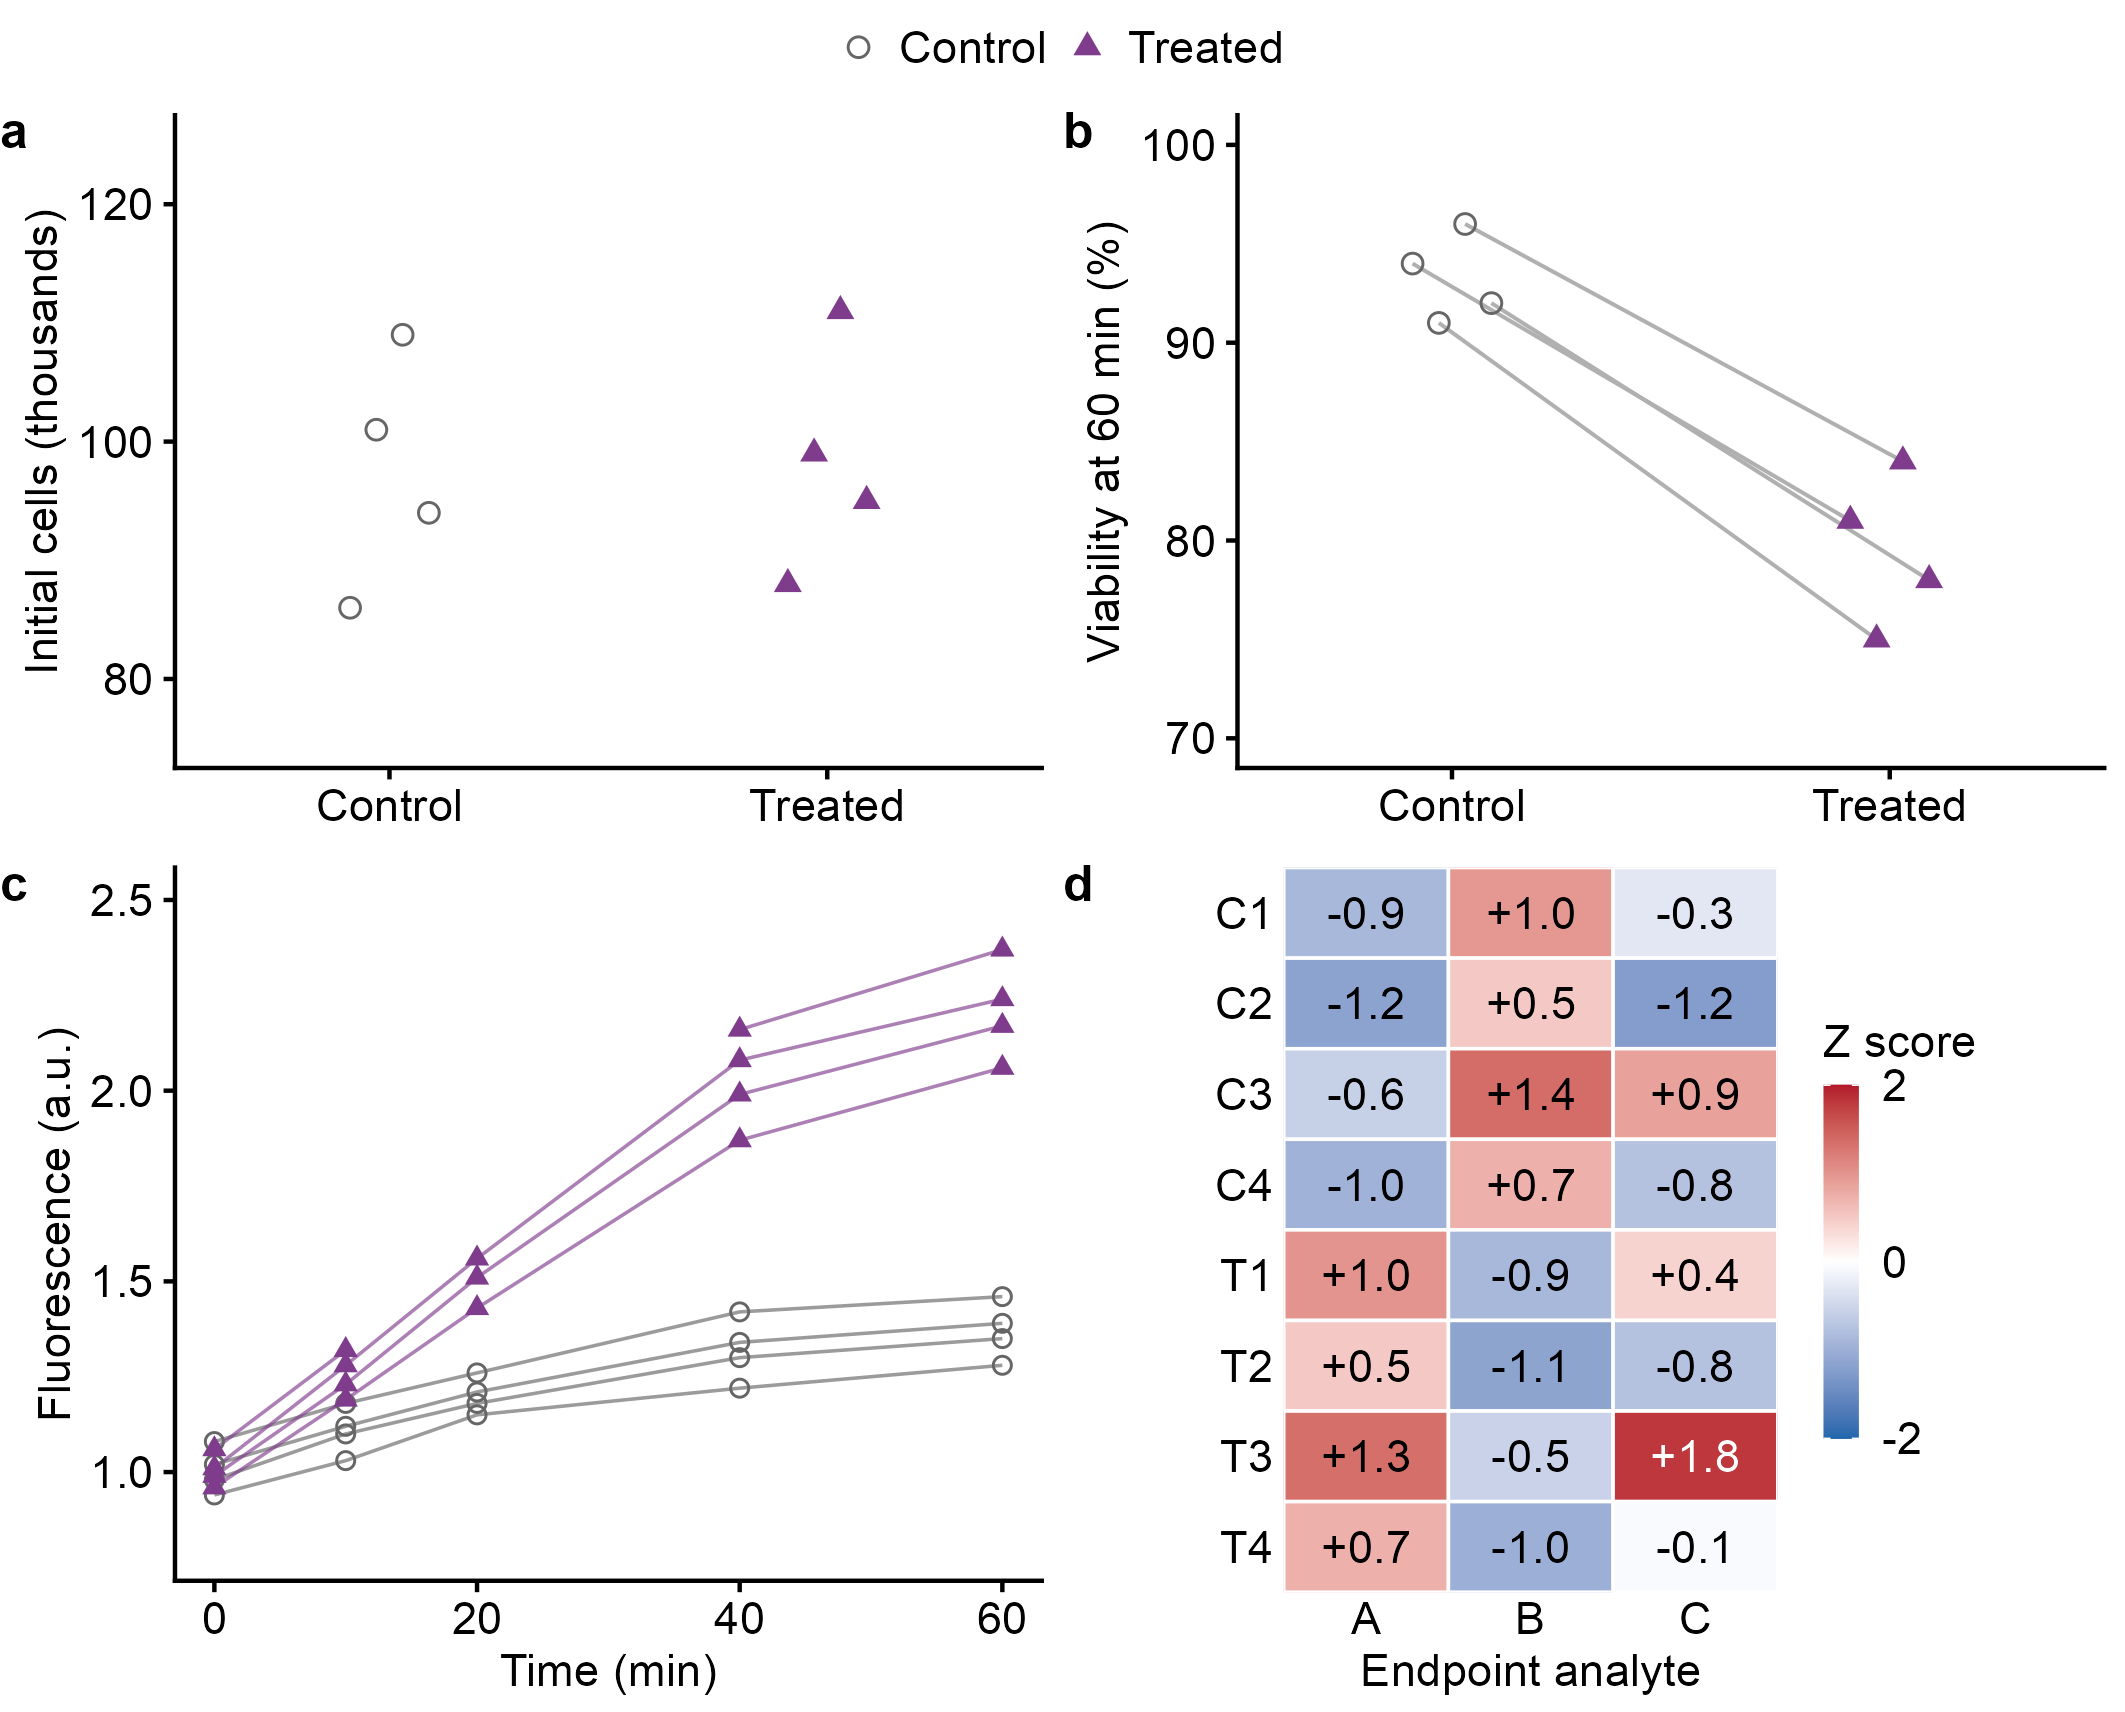

Recreate this plot in R.
# Synthetic split-donor experiment. Run: Rscript --vanilla multipanel.R OUTPUT
script <- sub("^--file=", "", grep("^--file=", commandArgs(), value = TRUE)[1])
here <- dirname(normalizePath(script))
skill <- if (file.exists(file.path(here, "..", "scripts", "compact.R"))) dirname(here) else here
args <- commandArgs(trailingOnly = TRUE)
out <- if (length(args)) args[1] else "multipanel-example"
dir.create(out, recursive = TRUE, showWarnings = FALSE)
library(ggplot2)
source(file.path(skill, "scripts", "compact.R"))
cowplot::set_null_device("agg")

# Four donors each supply one control and one treated aliquot; IDs link all panels.
conditions <- c("Control", "Treated")
d <- data.frame(sample = paste0(rep(c("C", "T"), each = 4), 1:4),
  donor = rep(paste0("D", 1:4), 2), condition = rep(conditions, each = 4),
  initial_cells = 1000 * c(86, 101, 109, 94, 88, 99, 111, 95),
  viability_pct = c(94, 91, 96, 92, 81, 75, 84, 78))
d$condition <- factor(d$condition, conditions)
d$x <- as.numeric(d$condition) + rep(c(-.09, -.03, .03, .09), 2)
pal <- biomedical_palette(conditions, control = "Control")
shapes <- c(Control = 1, Treated = 17)

trajectory <- expand.grid(minute = c(0, 10, 20, 40, 60), sample = d$sample,
                          stringsAsFactors = FALSE)
trajectory <- merge(trajectory, d[c("sample", "donor", "condition")], by = "sample", sort = FALSE)
trajectory <- trajectory[order(match(trajectory$sample, d$sample), trajectory$minute), ]
trajectory$signal <- c(1.02, 1.12, 1.21, 1.34, 1.39, .94, 1.03, 1.15, 1.22, 1.28,
  1.08, 1.18, 1.26, 1.42, 1.46, .98, 1.10, 1.18, 1.30, 1.35,
  1.01, 1.28, 1.56, 2.08, 2.24, .96, 1.19, 1.43, 1.87, 2.06,
  1.06, 1.32, NA, 2.16, 2.37, .99, 1.23, 1.51, 1.99, 2.17)
trajectory$segment <- ave(is.na(trajectory$signal), trajectory$sample, FUN = cumsum)
observed <- trajectory[!is.na(trajectory$signal), ]
observed$line <- interaction(observed$sample, observed$segment, drop = TRUE)

analytes <- data.frame(sample = rep(d$sample, 3), analyte = rep(c("A", "B", "C"), each = 8),
  abundance = c(8.2, 7.5, 9.0, 8.0, 13.1, 11.8, 14.0, 12.4,
                15.0, 13.8, 16.1, 14.4, 10.1, 9.4, 11.0, 9.8,
                5.2, 4.8, 5.7, 5.0, 5.5, 5.0, 6.1, 5.3))
analytes$z <- ave(analytes$abundance, analytes$analyte, FUN = function(x) as.numeric(scale(x)))
analytes$sample <- factor(analytes$sample, rev(d$sample))
stopifnot(all(table(d$donor, d$condition) == 1), !anyDuplicated(d$sample),
  nrow(observed) == 39, sum(is.na(trajectory$signal)) == 1,
  observed$line[observed$sample == "T3" & observed$minute == 10] !=
    observed$line[observed$sample == "T3" & observed$minute == 40],
  all(abs(tapply(analytes$z, analytes$analyte, mean)) < 1e-12),
  all(abs(tapply(analytes$z, analytes$analyte, sd) - 1) < 1e-12))

base <- biomedical_theme(11) + theme(axis.title = element_text(size = 11),
  legend.position = "none", plot.margin = margin(5, 5, 4, 6))
a <- ggplot(d, aes(x, initial_cells / 1000, colour = condition, shape = condition)) +
  geom_point(size = 2) + scale_colour_manual(values = pal) + scale_shape_manual(values = shapes) +
  scale_x_continuous(breaks = 1:2, labels = conditions, limits = c(.6, 2.4)) +
  scale_y_continuous(breaks = c(80, 100, 120), limits = c(75, 125)) +
  labs(x = NULL, y = "Initial cells (thousands)") + base
b <- ggplot(d, aes(x, viability_pct)) +
  geom_line(aes(group = donor), colour = "#B0B0B0", linewidth = .45) +
  geom_point(aes(colour = condition, shape = condition), size = 2) +
  scale_colour_manual(values = pal) + scale_shape_manual(values = shapes) +
  scale_x_continuous(breaks = 1:2, labels = conditions, limits = c(.6, 2.4)) +
  scale_y_continuous(breaks = c(70, 80, 90, 100), limits = c(70, 100)) +
  labs(x = NULL, y = "Viability at 60 min (%)") + base
c <- ggplot(observed, aes(minute, signal, colour = condition)) +
  geom_line(aes(group = line), linewidth = .4, alpha = .65) +
  geom_point(aes(shape = condition), size = 1.7) +
  scale_colour_manual(values = pal) + scale_shape_manual(values = shapes) +
  scale_x_continuous(breaks = c(0, 20, 40, 60)) +
  scale_y_continuous(breaks = c(1, 1.5, 2, 2.5), limits = c(.8, 2.5)) +
  labs(x = "Time (min)", y = "Fluorescence (a.u.)") + base
h <- ggplot(analytes, aes(analyte, sample, fill = z)) +
  geom_tile(colour = "white", linewidth = .4) + coord_fixed(ratio = .55) +
  scale_fill_gradient2(low = "#2166AC", mid = "white", high = "#B2182B", midpoint = 0,
    limits = c(-2, 2), breaks = c(-2, 0, 2), name = "Z score") +
  scale_x_discrete(expand = expansion(0)) + scale_y_discrete(expand = expansion(0)) +
  labs(x = "Endpoint analyte", y = NULL) + base +
  theme(axis.line = element_blank(), axis.ticks = element_blank(), legend.position = "right",
    legend.title = element_text(size = 11), legend.key.height = grid::unit(6, "mm"),
    legend.key.width = grid::unit(3, "mm"))
# Signed values retain direction in grayscale; choose ink from actual rendered tile fills.
rgb <- t(grDevices::col2rgb(ggplot_build(h)$data[[1]]$fill) / 255)
linear <- ifelse(rgb <= .04045, rgb / 12.92, ((rgb + .055) / 1.055)^2.4)
luminance <- drop(linear %*% c(.2126, .7152, .0722))
black_contrast <- (luminance + .05) / .05
white_contrast <- 1.05 / (luminance + .05)
labels <- transform(analytes, label = sprintf("%+.1f", round(z, 1)),
                    ink = ifelse(black_contrast >= white_contrast, "black", "white"))
h <- h + geom_text(data = labels, aes(label = label, colour = ink),
                   family = "Arial", size = 11, size.unit = "pt") + scale_colour_identity()
stopifnot(nrow(ggplot_build(h)$data[[2]]) == 24,
          all(pmax(black_contrast, white_contrast) >= 4.5))

# Check rendered pairing/points and the missing segment, not just input row counts.
paired_lines <- ggplot_build(b)$data[[1]]
expected <- d[order(d$donor, d$x), ]
time_layers <- ggplot_build(c)$data
t3_groups <- as.integer(unique(observed$line[observed$sample == "T3"]))
t3_lines <- split(time_layers[[1]]$x[time_layers[[1]]$group %in% t3_groups],
                 time_layers[[1]]$group[time_layers[[1]]$group %in% t3_groups])
stopifnot(identical(paired_lines$x, expected$x), identical(paired_lines$y, expected$viability_pct),
  identical(paired_lines$group, match(expected$donor, sort(unique(d$donor)))),
  identical(time_layers[[2]]$x, observed$minute), identical(time_layers[[2]]$y, observed$signal),
  length(t3_lines) == 2,
  all(vapply(t3_lines, function(x) all(x <= 10) || all(x >= 40), logical(1))),
  nrow(ggplot_build(h)$data[[1]]) == nrow(analytes))
aligned <- cowplot::align_plots(a, b, c, align = "v", axis = "lr")
ragg::agg_capture(width = 90, height = 65, units = "mm", res = 300)
left_mm <- vapply(aligned, function(g) grid::convertWidth(
  sum(g$widths[seq_len(g$layout$l[g$layout$name == "panel"] - 1)]), "mm", TRUE), numeric(1))
right_mm <- vapply(aligned, function(g) grid::convertWidth(
  sum(g$widths[(g$layout$r[g$layout$name == "panel"] + 1):length(g$widths)]), "mm", TRUE), numeric(1))
invisible(dev.off())
stopifnot(diff(range(left_mm)) < .01, diff(range(right_mm)) < .01)
legend <- cowplot::get_legend(a + theme(legend.position = "top", legend.justification = "center"))
body <- cowplot::plot_grid(plotlist = c(aligned, list(h)), ncol = 2,
  labels = letters[1:4], label_size = 12, label_fontfamily = "Arial", label_fontface = "bold",
  hjust = 0, label_x = 0, rel_heights = c(1, 1.15))
assembly <- cowplot::plot_grid(legend, body, ncol = 1, rel_heights = c(8, 137))
saveRDS(list(initial = a, paired = b, trajectory = c, heatmap = h), file.path(out, "panels.rds"))
saveRDS(pal, file.path(out, "condition_palette.rds"))
export_biomedical(assembly, file.path(out, "multipanel"), 180, 145, placed_width_mm = 180)
write.csv(d, file.path(out, "aliquots_source.csv"), row.names = FALSE)
write.csv(trajectory, file.path(out, "trajectory_source.csv"), row.names = FALSE, na = "")
write.csv(analytes, file.path(out, "analytes_source_and_display.csv"), row.names = FALSE)
write.csv(data.frame(condition = names(pal), colour = unname(pal), shape = shapes[names(pal)]),
          file.path(out, "condition_palette.csv"), row.names = FALSE)
writeLines(c(
  "Synthetic teaching example: one split-donor experiment, with four donors (D1-D4), each providing a Control (C1-C4) and Treated (T1-T4) aliquot. These are constructed values, not biological results.",
  "a, Initial cell counts in thousands, one observation per aliquot. b, Viability at 60 min; gray lines pair the same donor across conditions. Small horizontal offsets separate donor points without changing values.",
  "c, Fluorescence from the same aliquots at 0, 10, 20, 40 and 60 min. Points show all 39 available observations; individual lines preserve actual time spacing and break around the missing T3 value at 20 min. No interpolation or group averaging is applied.",
  "d, Endpoint abundance of three generic analytes A-C, measured in arbitrary units in the same eight aliquots. Each analyte is centered by its mean across all eight aliquots and divided by its sample SD using base R scale(); colors show these analyte-wise z scores, not raw abundance. Signed values rounded to one decimal preserve direction and magnitude in grayscale; black or white text is selected for contrast against the actual tile fill. All 24 raw and full-precision display values are saved. Sample order is fixed; no clustering or gene set is used.",
  "No inferential tests are performed. Conditions share a single gray/purple and circle/triangle key. The heatmap has its own diverging scale centered at zero; its cells use an intentional fixed y/x aspect ratio of 0.55.",
  "The quantitative panels have matching left/right margins. The fixed-aspect heatmap is positioned independently so its geometry is retained. Composition is 180 x 145 mm and reviewed at 180 mm width; all text is Arial and exceeds 10 pt. The assembled PDF, PNG, RDS, individual panel objects, source tables and export measurements accompany this script."),
  file.path(out, "caption.txt"))
writeLines(capture.output(sessionInfo()), file.path(out, "sessionInfo.txt"))
if (normalizePath(out) != here) file.copy(script, file.path(out, "multipanel.R"), overwrite = TRUE)
dir.create(file.path(out, "scripts"), showWarnings = FALSE)
if (normalizePath(file.path(out, "scripts")) != normalizePath(file.path(skill, "scripts")))
  file.copy(file.path(skill, "scripts", "compact.R"), file.path(out, "scripts", "compact.R"), overwrite = TRUE)
cat("Four-panel example saved to", normalizePath(out), "\n")
